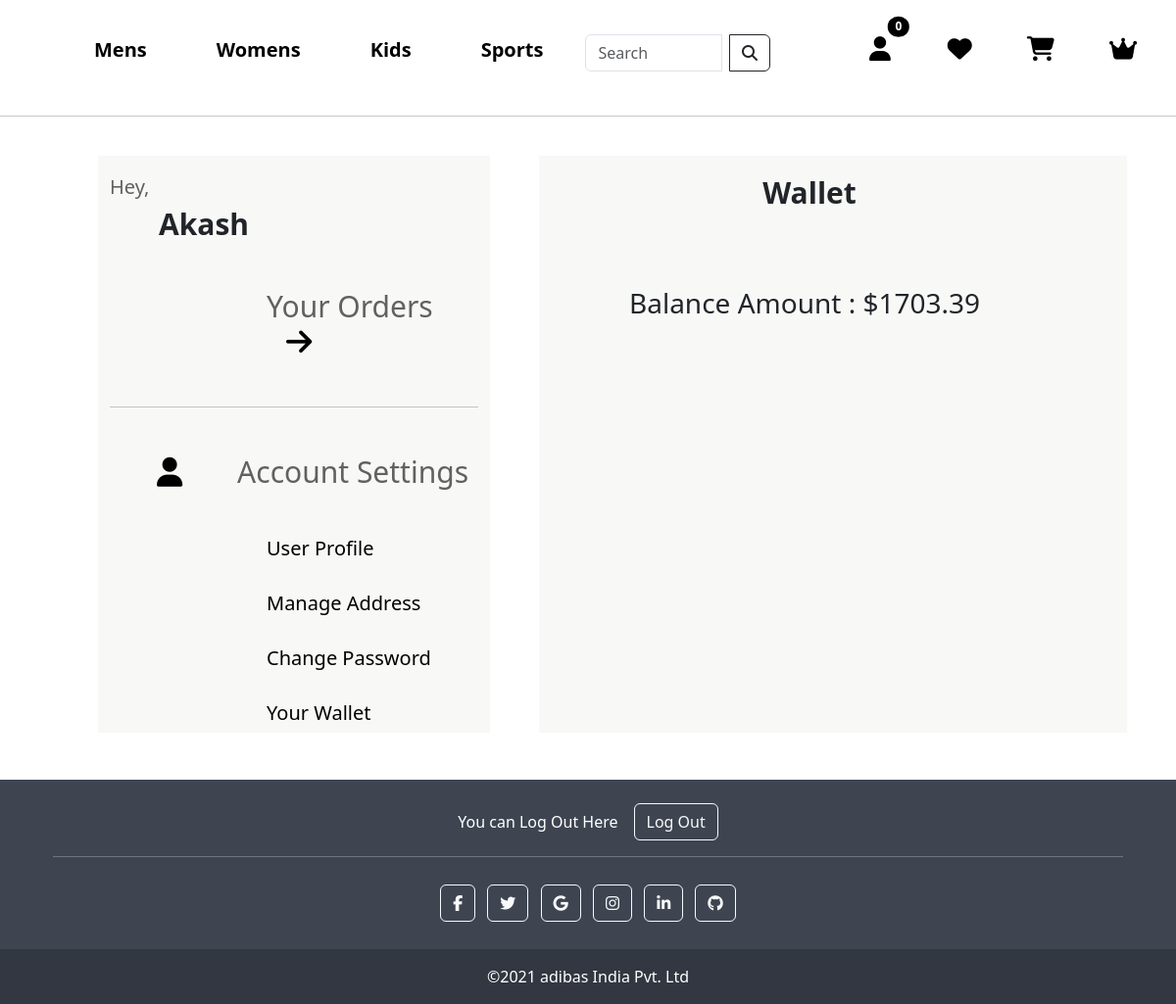
The page /wallet/ (signed in) on the database its author committed.
### core/models.py (models this page shows, shortened)
class TopCategory(models.Model):
    tcid = ShortUUIDField(unique=True, length=10, max_length=20, prefix='tcat', alphabet="abcdefgh12345")
    title = models.CharField(max_length=200)
    class Meta:
        verbose_name_plural = "Top Categories"

class Wallet(models.Model):
    user = models.OneToOneField(CustomUser, on_delete=models.CASCADE)
    balance = models.DecimalField(max_digits=10, decimal_places=2, default=0.0)
    transactions = models.TextField(default='[]')
    class Meta:
        verbose_name_plural = "Wallet"

### userauth/models.py (models this page shows)
class CustomUser(AbstractUser):
    username = models.CharField(max_length=100,unique=True)
    email = models.EmailField()
    password = models.CharField(max_length=100)
    is_blocked = models.BooleanField(default=False)
    f_name = models.CharField(max_length=100, null=True)
    s_name = models.CharField(max_length=100, null=True)
    phone_no = models.CharField(max_length=12, null=True)
    password_reset_token = models.CharField(max_length=255, blank=True, null=True)
    referral_code = models.CharField(max_length=20, unique=True, blank=True, null=True)
    referral_code_used = models.BooleanField(default=False)
    bonus = models.IntegerField(null=True, blank=True, default=100)

### core/views.py (the view)
# urls.py: path('wallet/', views.view_wallet, name='wallet'),
def view_wallet(request):
    user_wallet = request.user.wallet
    context = {'wallet': user_wallet}
    return render(request, 'wallet.html', context)

### core/context_processor.py (called while the page is built)
def default(request):
    top = TopCategory.objects.all()
    cat = Category.objects.all()
    min_max_price = Product.objects.aggregate(Min('price'), Max('price'))
    return {
        'top':top,
        'cat': cat,
        'min_max_price': min_max_price
    }

### templates/wallet.html (shortened to what this page needs)
{% extends 'base.html' %}
{% block content %}
{% load static %}
<link rel="stylesheet" type="text/css" href="{% static 'profile.css' %}">
<section>
    <div class="container-fluid">
        <div class="row">
            <div class="col-lg-4" style="background-color: rgb(248, 248, 247); margin-left: 100px;">
                <div class="name" style="margin-top: 20px;">
                    <h6 style="font-size: 20px; color: rgb(97, 97, 97);">Hey,</h6>
                    <h5 style="font-size: 30px; margin-left: 50px; font-weight: 600;">{{ request.user | title }}</h5>
                </div>
                <div class="orders">
                    <a style="text-decoration: none; color: black;" href="{% url 'order_list' %}"><h6 style="font-size: 30px;  margin-left:10rem; margin-top: 3rem; color:rgb(97, 97, 97);">Your Orders <i class="fa fa-arrow-right" style="margin-left: 20px; color: black;"></i></h6></a>
                </div>
                <br>
                <hr>
                <div class="setting">
                    <h6 style="font-size: 30px; margin-top: 3rem; color:rgb(97, 97, 97);"><i class="fa-solid fa-user" style="color: black; margin-left: 3rem;"></i> <span style="margin-left: 3rem;">Account Settings</span></h6>
                    <div class="user-profile">
                        <a style="text-decoration: none; color: black;" href="{% url 'user_profile' %}"><h6 style="font-size: 20px; margin-top: 3rem; margin-left: 10rem;">User Profile</h6></a>
                    </div>
                    <div class="manage-address">
                        <a style="text-decoration: none; color: black;" href="{% url 'user_address' %}"><h6 style="font-size: 20px; margin-top: 2rem; margin-left: 10rem;">Manage Address</h6></a>
                    </div>
                    <div class="manage-address">
                        <a style="text-decoration: none; color: black;" href="{% url 'change_password' %}"><h6 style="font-size: 20px; margin-top: 2rem; margin-left: 10rem;">Change Password</h6></a>
                    </div>
                    <div class="manage-address">
                        <a style="text-decoration: none; color: black;" href="{% url 'wallet' %}"><h6 style="font-size: 20px; margin-top: 2rem; margin-left: 10rem;">Your Wallet</h6></a>
                    </div>
                </div>
            </div>
            <div class="col-lg-6" style="margin-left: 50px; background-color: rgb(248, 248, 247);">
                <div class="contents" style="margin-left: 80px;">
                    <div class="title" style="padding: 10px;">
                        <h3 style="font-size: 30px; font-weight: 700; text-align: center; margin-right: 8rem; margin-bottom: 20px; margin-top: 10px;">Wallet</h3>
                    </div>
                        <br><br>
                        <div class="balance">
                            <h3>Balance Amount : ${{ wallet.balance }}</h3>
                        </div>
                </div>
            </div>
        </div>
    </div>
</section>
{% endblock content%}

### templates/base.html (shortened to what this page needs)
{% load static %}
<!doctype html>
<html lang="en">
    <head>
    <link href="https://cdn.jsdelivr.net/npm/bootstrap@5.0.2/dist/css/bootstrap.min.css" rel="stylesheet">
    <link rel="stylesheet" type="text/css" href="{% static 'style.css' %}">
    <link rel="stylesheet" href="//code.jquery.com/ui/1.13.2/themes/base/jquery-ui.css">
    <link rel="stylesheet" href="https://cdnjs.cloudflare.com/ajax/libs/font-awesome/6.4.2/css/all.min.css" />
</head>
<body>
    <nav class="navbar navbar-expand-lg navbar-light">
        <div class="container-fluid">
            <a class="navbar-brand" href="{% url 'home' %}"><img class="header-logo" src="https://freepngimg.com/thumb/categories/1497.png" alt=""></a>
            <div class="collapse navbar-collapse" id="navbarSupportedContent">
                <ul class="navbar-nav me-auto mb-2 mb-lg-0">
                    {% for t in top %}
                    {% if t.title == 'Sports' %}
                    <li class="nav-item">
                        <a class="nav-link active" aria-current="page" style="font-size: 20px; color: red;" href="{% url 'mens_categories_product' t.title  %}" >{{ t.title }}</a>
                    </li>
                    {% else %}
                    <li class="nav-item">
                        <a class="nav-link active" aria-current="page" style="font-size: 20px;" href="{% url 'mens_categories_product' t.title  %}">{{ t.title }}</a>
                    </li>
                    {% endif %}
                    {% endfor %}
                    <form class="d-flex" role="search" action="{% url 'search' %}" method="get">
                        <div style="margin-top: 5px; margin-left: 15px;" class="input-group">
                            <input class="form-control me-2" type="search" placeholder="Search" name="q" id="product" aria-label="Search">
                            <button class="btn btn-outline-dark" type="submit">
                                <i class="fa fa-search"></i>
                            </button>
                        </div>
                    </form>
                    <li class="nav-item dropdown">
                        <a class="" style="margin-left: 50px;" href="#" id="navbarDropdown" role="button" data-bs-toggle="dropdown" aria-expanded="false">
                            <i class="fa-solid fa-user"></i>
                        </a>
                    </li>
                    <li class="nav-item">
                        <a class="nav-link" style="margin-left: 10px;" href="#"><i class="fa-solid fa-heart" style="margin-left: -15px;"></i></a>
                    </li>
                    <li class="nav-item">
                        <a class="nav-link" href="{% url 'cart_view' %}"><i class="fa-solid fa-cart-shopping" style="margin-left: -15px;"></i><span class="position-absolute top-0 start-100 translate-middle badge rounded-circle cart-items-count" style="margin-left: -17.7rem; margin-top: 1.7rem; background-color: black;">
                            {{ request.session.cart_data_obj|length }}
                            </span>
                        </a>
                    </li>
                    {% if user.is_authenticated and user.is_superuser %}
                        <li class="nav-item">
                            <a class="nav-link" href="{% url 'admin_panel' %}"><i class="fa-solid fa-crown" style="margin-left: -15px;"></i></a>
                        </li>
                    {% endif %}
                </ul>
            </div>
        </div>
    </nav>
    <hr>
    <br>
    {% block content %}
    {% endblock content %}
<br><br>
    <footer
    class="text-center text-lg-start text-white"
    style="background-color: #3e4551"
    >
<div class="container p-4 pb-0">
<section class="">
    <p class="d-flex justify-content-center align-items-center">
        <span class="me-3">You can Log Out Here</span>
        <a href="{% url 'logout' %}"><button type="button" class="btn btn-outline-light btn-rounded">Log Out</button></a>
    </p>
</section>
<hr class="mb-4" />
<section class="mb-4 text-center">
<a
    class="btn btn-outline-light btn-floating m-1"
    href="https://www.facebook.com/adidasIN/?brand_redir=182162001806727"
    role="button"
    ><i class="fab fa-facebook-f"></i
></a>
<a
    class="btn btn-outline-light btn-floating m-1"
    href="https://twitter.com/adidas?lang=en"
    role="button"
    ><i class="fab fa-twitter"></i
></a>
<a
    class="btn btn-outline-light btn-floating m-1"
    href="https://www.adidas-group.com/en/about/profile/"
    role="button"
    ><i class="fab fa-google"></i
></a>
<a
    class="btn btn-outline-light btn-floating m-1"
    href="https://www.instagram.com/adidas/?hl=en"
    role="button"
    ><i class="fab fa-instagram"></i
></a>
<a
    class="btn btn-outline-light btn-floating m-1"
    href="https://www.linkedin.com/company/adidas/"
    role="button"
    ><i class="fab fa-linkedin-in"></i
></a>
<a
    class="btn btn-outline-light btn-floating m-1"
    href="https://github.com/adidas"
    role="button"
    ><i class="fab fa-github"></i
></a>
</section>
</div>
<div
    class="text-center p-3"
    style="background-color: rgba(0, 0, 0, 0.2)"
    >
    ©2021 adibas India Pvt. Ltd
</div>
</footer>
    <link href="https://cdn.jsdelivr.net/npm/bootstrap@5.3.0/dist/css/bootstrap.min.css" rel="stylesheet">
</body>
</html>

### static/style.css (style rules this page uses)
.navbar { padding: 1px; }
.navbar-brand { margin-right: 1rem; }
.navbar-nav { display: flex; align-items: center; }
.navbar-nav .nav-item a { font-family: 'Segoe UI', Tahoma, Geneva, Verdana, sans-serif !important; font-weight: 600; color: black !important; text-decoration: none !important; }
.nav-item { padding: 20px; margin-left: 15px; }
.nav-item .fa-solid { font-size: 25px; margin-left: 1rem; color: black; }

### rows shown on the page
TopCategory: title "Mens"
TopCategory: title "Womens"
TopCategory: title "Kids"
TopCategory: title "Sports"
CustomUser: user "Akash"
Wallet: balance "1703.39"

### other values the page prints
{{ request.session.cart_data_obj|length }} "0"
